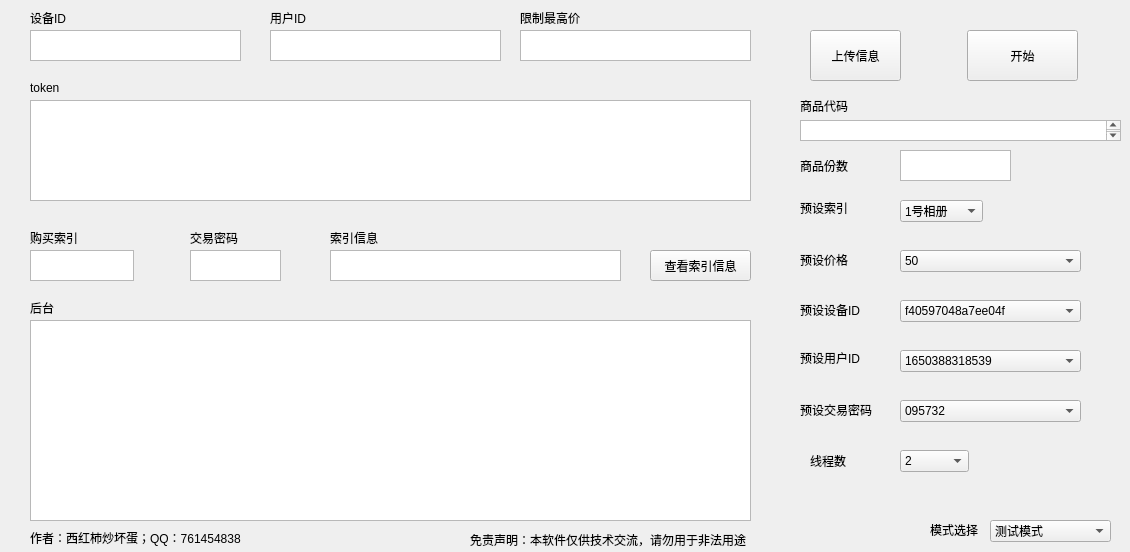
<?xml version="1.0" encoding="UTF-8"?>
<ui version="4.0">
 <class>Form</class>
 <widget class="QWidget" name="Form">
  <property name="geometry">
   <rect>
    <x>0</x>
    <y>0</y>
    <width>1130</width>
    <height>552</height>
   </rect>
  </property>
  <property name="windowTitle">
   <string>Form</string>
  </property>
  <widget class="QTextEdit" name="textEdit">
   <property name="geometry">
    <rect>
     <x>30</x>
     <y>100</y>
     <width>721</width>
     <height>101</height>
    </rect>
   </property>
  </widget>
  <widget class="QTextBrowser" name="textBrowser">
   <property name="geometry">
    <rect>
     <x>30</x>
     <y>320</y>
     <width>721</width>
     <height>201</height>
    </rect>
   </property>
  </widget>
  <widget class="QLabel" name="label">
   <property name="geometry">
    <rect>
     <x>30</x>
     <y>80</y>
     <width>72</width>
     <height>15</height>
    </rect>
   </property>
   <property name="text">
    <string>token</string>
   </property>
  </widget>
  <widget class="QLabel" name="label_2">
   <property name="geometry">
    <rect>
     <x>30</x>
     <y>300</y>
     <width>72</width>
     <height>15</height>
    </rect>
   </property>
   <property name="text">
    <string>后台</string>
   </property>
  </widget>
  <widget class="QTextEdit" name="textEdit_2">
   <property name="geometry">
    <rect>
     <x>30</x>
     <y>30</y>
     <width>211</width>
     <height>31</height>
    </rect>
   </property>
  </widget>
  <widget class="QTextEdit" name="textEdit_3">
   <property name="geometry">
    <rect>
     <x>520</x>
     <y>30</y>
     <width>231</width>
     <height>31</height>
    </rect>
   </property>
  </widget>
  <widget class="QTextEdit" name="textEdit_4">
   <property name="geometry">
    <rect>
     <x>270</x>
     <y>30</y>
     <width>231</width>
     <height>31</height>
    </rect>
   </property>
  </widget>
  <widget class="QLabel" name="label_3">
   <property name="geometry">
    <rect>
     <x>30</x>
     <y>10</y>
     <width>72</width>
     <height>15</height>
    </rect>
   </property>
   <property name="text">
    <string>设备ID</string>
   </property>
  </widget>
  <widget class="QLabel" name="label_4">
   <property name="geometry">
    <rect>
     <x>270</x>
     <y>10</y>
     <width>72</width>
     <height>15</height>
    </rect>
   </property>
   <property name="text">
    <string>用户ID</string>
   </property>
  </widget>
  <widget class="QLabel" name="label_5">
   <property name="geometry">
    <rect>
     <x>520</x>
     <y>10</y>
     <width>81</width>
     <height>16</height>
    </rect>
   </property>
   <property name="text">
    <string>限制最高价</string>
   </property>
  </widget>
  <widget class="QTextEdit" name="textEdit_5">
   <property name="geometry">
    <rect>
     <x>30</x>
     <y>250</y>
     <width>104</width>
     <height>31</height>
    </rect>
   </property>
  </widget>
  <widget class="QLabel" name="label_6">
   <property name="geometry">
    <rect>
     <x>30</x>
     <y>230</y>
     <width>72</width>
     <height>15</height>
    </rect>
   </property>
   <property name="text">
    <string>购买索引</string>
   </property>
  </widget>
  <widget class="QTextEdit" name="textEdit_6">
   <property name="geometry">
    <rect>
     <x>190</x>
     <y>250</y>
     <width>91</width>
     <height>31</height>
    </rect>
   </property>
  </widget>
  <widget class="QLabel" name="label_7">
   <property name="geometry">
    <rect>
     <x>190</x>
     <y>230</y>
     <width>72</width>
     <height>15</height>
    </rect>
   </property>
   <property name="text">
    <string>交易密码</string>
   </property>
  </widget>
  <widget class="QPushButton" name="pushButton">
   <property name="geometry">
    <rect>
     <x>810</x>
     <y>30</y>
     <width>91</width>
     <height>51</height>
    </rect>
   </property>
   <property name="text">
    <string>上传信息</string>
   </property>
  </widget>
  <widget class="QPushButton" name="pushButton_2">
   <property name="geometry">
    <rect>
     <x>967</x>
     <y>30</y>
     <width>111</width>
     <height>51</height>
    </rect>
   </property>
   <property name="text">
    <string>开始</string>
   </property>
  </widget>
  <widget class="QComboBox" name="comboBox">
   <property name="geometry">
    <rect>
     <x>900</x>
     <y>300</y>
     <width>181</width>
     <height>22</height>
    </rect>
   </property>
   <item>
    <property name="text">
     <string>f40597048a7ee04f</string>
    </property>
   </item>
   <item>
    <property name="text">
     <string>90693f5be4feb9d4</string>
    </property>
   </item>
   <item>
    <property name="text">
     <string>无</string>
    </property>
   </item>
  </widget>
  <widget class="QLabel" name="label_8">
   <property name="geometry">
    <rect>
     <x>800</x>
     <y>300</y>
     <width>81</width>
     <height>20</height>
    </rect>
   </property>
   <property name="text">
    <string>预设设备ID</string>
   </property>
  </widget>
  <widget class="QLabel" name="label_9">
   <property name="geometry">
    <rect>
     <x>800</x>
     <y>350</y>
     <width>81</width>
     <height>16</height>
    </rect>
   </property>
   <property name="text">
    <string>预设用户ID</string>
   </property>
  </widget>
  <widget class="QComboBox" name="comboBox_2">
   <property name="geometry">
    <rect>
     <x>900</x>
     <y>350</y>
     <width>181</width>
     <height>22</height>
    </rect>
   </property>
   <item>
    <property name="text">
     <string>1650388318539</string>
    </property>
   </item>
   <item>
    <property name="text">
     <string>1651418691298</string>
    </property>
   </item>
   <item>
    <property name="text">
     <string>1648214508076</string>
    </property>
   </item>
   <item>
    <property name="text">
     <string>无</string>
    </property>
   </item>
  </widget>
  <widget class="QLabel" name="label_10">
   <property name="geometry">
    <rect>
     <x>800</x>
     <y>250</y>
     <width>71</width>
     <height>20</height>
    </rect>
   </property>
   <property name="text">
    <string>预设价格</string>
   </property>
  </widget>
  <widget class="QComboBox" name="comboBox_3">
   <property name="geometry">
    <rect>
     <x>900</x>
     <y>250</y>
     <width>181</width>
     <height>22</height>
    </rect>
   </property>
   <item>
    <property name="text">
     <string>50</string>
    </property>
   </item>
   <item>
    <property name="text">
     <string>100</string>
    </property>
   </item>
   <item>
    <property name="text">
     <string>300</string>
    </property>
   </item>
   <item>
    <property name="text">
     <string>500</string>
    </property>
   </item>
   <item>
    <property name="text">
     <string>1000</string>
    </property>
   </item>
   <item>
    <property name="text">
     <string>无</string>
    </property>
   </item>
  </widget>
  <widget class="QLabel" name="label_11">
   <property name="geometry">
    <rect>
     <x>800</x>
     <y>200</y>
     <width>72</width>
     <height>15</height>
    </rect>
   </property>
   <property name="text">
    <string>预设索引</string>
   </property>
  </widget>
  <widget class="QComboBox" name="comboBox_4">
   <property name="geometry">
    <rect>
     <x>900</x>
     <y>200</y>
     <width>83</width>
     <height>22</height>
    </rect>
   </property>
   <item>
    <property name="text">
     <string>1号相册</string>
    </property>
   </item>
   <item>
    <property name="text">
     <string>2号相册</string>
    </property>
   </item>
   <item>
    <property name="text">
     <string>3号相册</string>
    </property>
   </item>
   <item>
    <property name="text">
     <string>4号相册</string>
    </property>
   </item>
   <item>
    <property name="text">
     <string>5号相册</string>
    </property>
   </item>
   <item>
    <property name="text">
     <string>6号相册</string>
    </property>
   </item>
   <item>
    <property name="text">
     <string>7号相册</string>
    </property>
   </item>
   <item>
    <property name="text">
     <string>无</string>
    </property>
   </item>
  </widget>
  <widget class="QTextBrowser" name="textBrowser_2">
   <property name="geometry">
    <rect>
     <x>330</x>
     <y>250</y>
     <width>291</width>
     <height>31</height>
    </rect>
   </property>
  </widget>
  <widget class="QComboBox" name="comboBox_5">
   <property name="geometry">
    <rect>
     <x>900</x>
     <y>400</y>
     <width>181</width>
     <height>22</height>
    </rect>
   </property>
   <item>
    <property name="text">
     <string>095732</string>
    </property>
   </item>
   <item>
    <property name="text">
     <string>无</string>
    </property>
   </item>
  </widget>
  <widget class="QLabel" name="label_12">
   <property name="geometry">
    <rect>
     <x>800</x>
     <y>400</y>
     <width>91</width>
     <height>20</height>
    </rect>
   </property>
   <property name="text">
    <string>预设交易密码</string>
   </property>
  </widget>
  <widget class="QPushButton" name="pushButton_3">
   <property name="geometry">
    <rect>
     <x>650</x>
     <y>250</y>
     <width>101</width>
     <height>31</height>
    </rect>
   </property>
   <property name="text">
    <string>查看索引信息</string>
   </property>
  </widget>
  <widget class="QLabel" name="label_14">
   <property name="geometry">
    <rect>
     <x>330</x>
     <y>230</y>
     <width>72</width>
     <height>15</height>
    </rect>
   </property>
   <property name="text">
    <string>索引信息</string>
   </property>
  </widget>
  <widget class="QLabel" name="label_15">
   <property name="geometry">
    <rect>
     <x>810</x>
     <y>450</y>
     <width>54</width>
     <height>21</height>
    </rect>
   </property>
   <property name="text">
    <string>线程数</string>
   </property>
  </widget>
  <widget class="QComboBox" name="comboBox_6">
   <property name="geometry">
    <rect>
     <x>900</x>
     <y>450</y>
     <width>69</width>
     <height>22</height>
    </rect>
   </property>
   <item>
    <property name="text">
     <string>2</string>
    </property>
   </item>
   <item>
    <property name="text">
     <string>3</string>
    </property>
   </item>
   <item>
    <property name="text">
     <string>5</string>
    </property>
   </item>
   <item>
    <property name="text">
     <string>8</string>
    </property>
   </item>
   <item>
    <property name="text">
     <string>10</string>
    </property>
   </item>
   <item>
    <property name="text">
     <string>15</string>
    </property>
   </item>
   <item>
    <property name="text">
     <string>20</string>
    </property>
   </item>
   <item>
    <property name="text">
     <string>25</string>
    </property>
   </item>
   <item>
    <property name="text">
     <string>30</string>
    </property>
   </item>
   <item>
    <property name="text">
     <string>40</string>
    </property>
   </item>
   <item>
    <property name="text">
     <string>50</string>
    </property>
   </item>
   <item>
    <property name="text">
     <string>60</string>
    </property>
   </item>
   <item>
    <property name="text">
     <string>70</string>
    </property>
   </item>
   <item>
    <property name="text">
     <string>80</string>
    </property>
   </item>
  </widget>
  <widget class="QComboBox" name="comboBox_7">
   <property name="geometry">
    <rect>
     <x>990</x>
     <y>520</y>
     <width>121</width>
     <height>22</height>
    </rect>
   </property>
   <item>
    <property name="text">
     <string>测试模式</string>
    </property>
   </item>
   <item>
    <property name="text">
     <string>抢购模式</string>
    </property>
   </item>
   <item>
    <property name="text">
     <string>批量抢购</string>
    </property>
   </item>
  </widget>
  <widget class="QLabel" name="label_16">
   <property name="geometry">
    <rect>
     <x>930</x>
     <y>520</y>
     <width>54</width>
     <height>20</height>
    </rect>
   </property>
   <property name="text">
    <string>模式选择</string>
   </property>
  </widget>
  <widget class="QLabel" name="label_17">
   <property name="geometry">
    <rect>
     <x>30</x>
     <y>530</y>
     <width>251</width>
     <height>16</height>
    </rect>
   </property>
   <property name="text">
    <string>作者：西红柿炒坏蛋；QQ：761454838</string>
   </property>
  </widget>
  <widget class="QLabel" name="label_18">
   <property name="geometry">
    <rect>
     <x>470</x>
     <y>530</y>
     <width>301</width>
     <height>20</height>
    </rect>
   </property>
   <property name="text">
    <string>免责声明：本软件仅供技术交流，请勿用于非法用途</string>
   </property>
  </widget>
  <widget class="QTextEdit" name="textEdit_7">
   <property name="geometry">
    <rect>
     <x>800</x>
     <y>120</y>
     <width>321</width>
     <height>21</height>
    </rect>
   </property>
  </widget>
  <widget class="QLabel" name="label_13">
   <property name="geometry">
    <rect>
     <x>800</x>
     <y>100</y>
     <width>54</width>
     <height>12</height>
    </rect>
   </property>
   <property name="text">
    <string>商品代码</string>
   </property>
  </widget>
  <widget class="QLabel" name="label_19">
   <property name="geometry">
    <rect>
     <x>800</x>
     <y>160</y>
     <width>54</width>
     <height>12</height>
    </rect>
   </property>
   <property name="text">
    <string>商品份数</string>
   </property>
  </widget>
  <widget class="QTextEdit" name="textEdit_8">
   <property name="geometry">
    <rect>
     <x>900</x>
     <y>150</y>
     <width>111</width>
     <height>31</height>
    </rect>
   </property>
  </widget>
 </widget>
 <resources/>
 <connections/>
</ui>
